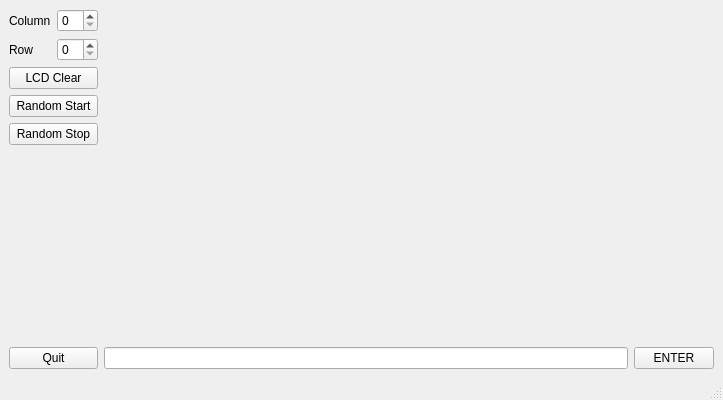
<?xml version="1.0" encoding="UTF-8"?>
<ui version="4.0">
 <class>MainWindow</class>
 <widget class="QMainWindow" name="MainWindow">
  <property name="geometry">
   <rect>
    <x>0</x>
    <y>0</y>
    <width>723</width>
    <height>400</height>
   </rect>
  </property>
  <property name="sizePolicy">
   <sizepolicy hsizetype="Minimum" vsizetype="Minimum">
    <horstretch>0</horstretch>
    <verstretch>0</verstretch>
   </sizepolicy>
  </property>
  <property name="windowTitle">
   <string>LCD Widget Example</string>
  </property>
  <widget class="QWidget" name="centralwidget">
   <layout class="QHBoxLayout" name="horizontalLayout">
    <item>
     <layout class="QVBoxLayout" name="verticalLayout">
      <item>
       <layout class="QHBoxLayout" name="horizontalLayout_2">
        <item>
         <widget class="QLabel" name="label">
          <property name="text">
           <string>Column</string>
          </property>
         </widget>
        </item>
        <item>
         <widget class="QSpinBox" name="lcd_column"/>
        </item>
       </layout>
      </item>
      <item>
       <layout class="QHBoxLayout" name="horizontalLayout_3">
        <item>
         <widget class="QLabel" name="label_2">
          <property name="text">
           <string>Row</string>
          </property>
         </widget>
        </item>
        <item>
         <widget class="QSpinBox" name="lcd_row"/>
        </item>
       </layout>
      </item>
      <item>
       <widget class="QPushButton" name="lcd_clear">
        <property name="text">
         <string>LCD Clear</string>
        </property>
       </widget>
      </item>
      <item>
       <widget class="QPushButton" name="random_start">
        <property name="text">
         <string>Random Start</string>
        </property>
       </widget>
      </item>
      <item>
       <widget class="QPushButton" name="random_stop">
        <property name="text">
         <string>Random Stop</string>
        </property>
       </widget>
      </item>
      <item>
       <spacer name="verticalSpacer">
        <property name="orientation">
         <enum>Qt::Vertical</enum>
        </property>
        <property name="sizeHint" stdset="0">
         <size>
          <width>20</width>
          <height>40</height>
         </size>
        </property>
       </spacer>
      </item>
      <item>
       <widget class="QPushButton" name="quit">
        <property name="text">
         <string>Quit</string>
        </property>
       </widget>
      </item>
     </layout>
    </item>
    <item>
     <layout class="QVBoxLayout" name="verticalLayout_2">
      <item>
       <widget class="LCDWidget" name="lcd_widget" native="true">
        <property name="statusTip">
         <string>LooooL this is a LCD Display ;)</string>
        </property>
        <property name="autoFillBackground">
         <bool>false</bool>
        </property>
       </widget>
      </item>
      <item>
       <layout class="QHBoxLayout" name="horizontalLayout_4">
        <item>
         <widget class="QLineEdit" name="lcd_text_edit"/>
        </item>
        <item>
         <widget class="QPushButton" name="lcd_text_enter">
          <property name="text">
           <string>ENTER</string>
          </property>
         </widget>
        </item>
       </layout>
      </item>
      <item>
       <spacer name="horizontalSpacer">
        <property name="orientation">
         <enum>Qt::Horizontal</enum>
        </property>
        <property name="sizeHint" stdset="0">
         <size>
          <width>40</width>
          <height>0</height>
         </size>
        </property>
       </spacer>
      </item>
     </layout>
    </item>
   </layout>
  </widget>
  <widget class="QMenuBar" name="menubar">
   <property name="geometry">
    <rect>
     <x>0</x>
     <y>0</y>
     <width>723</width>
     <height>21</height>
    </rect>
   </property>
  </widget>
  <widget class="QStatusBar" name="statusbar"/>
 </widget>
 <customwidgets>
  <customwidget>
   <class>LCDWidget</class>
   <extends>QWidget</extends>
   <header>lcd_widget.h</header>
   <container>1</container>
  </customwidget>
 </customwidgets>
 <resources/>
 <connections/>
</ui>
